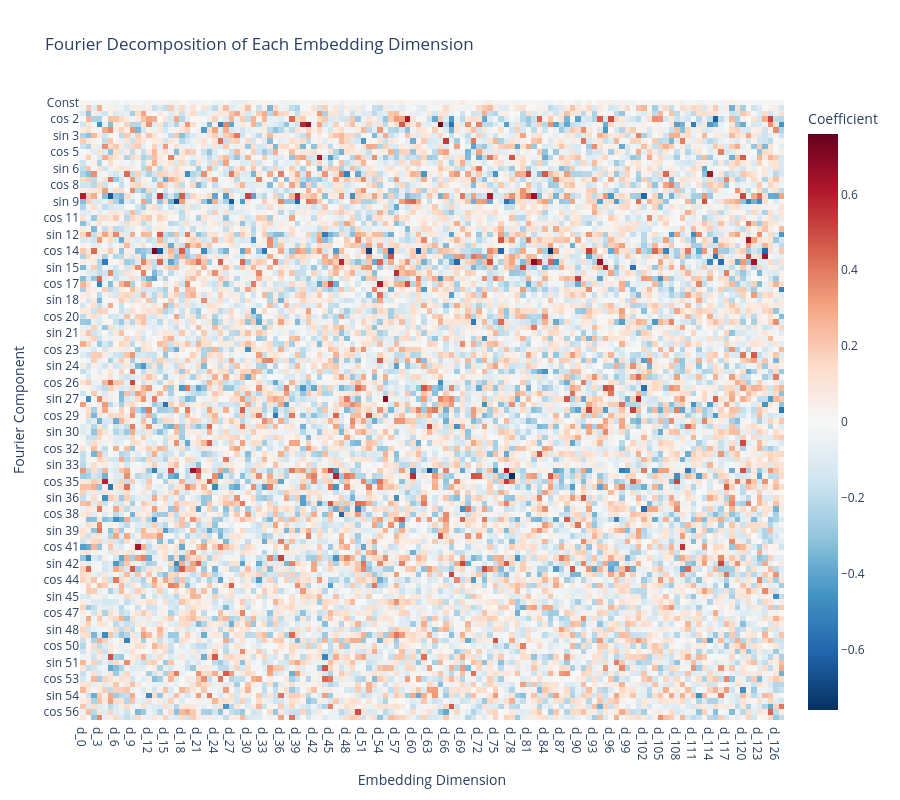

Notebook code for this chart:
### Markdown cell above
## Cell 13: Visualize Key Frequencies

The grokked model should show that specific frequencies dominate the embeddings.
These correspond to the structure of the modular arithmetic algorithm.

### Code cell
# Get key frequencies (those with norm above threshold)
threshold = fourier_norms.mean() + fourier_norms.std()
key_freqs = (fourier_norms > threshold).nonzero().squeeze(-1)

print(f"Key frequencies (norm > {threshold:.4f}):")
for idx in key_freqs:
    print(f"  {fourier_basis_names[idx]}: {fourier_norms[idx].item():.4f}")

# Create a heatmap of Fourier components per embedding dimension
fig = px.imshow(
    W_E_fourier.cpu().numpy(),
    x=[f"d_{i}" for i in range(W_E_fourier.shape[1])],
    y=fourier_basis_names,
    title="Fourier Decomposition of Each Embedding Dimension",
    labels={"x": "Embedding Dimension", "y": "Fourier Component", "color": "Coefficient"},
    aspect="auto",
    color_continuous_scale="RdBu_r",
    color_continuous_midpoint=0,
)
fig.update_layout(height=800)
fig.show()

### Figure 1 — Plotly figure (JSON) as saved in the notebook; plotly's stock layout.template omitted (floating-point values rounded to 4 significant figures; data arrays with more than 128 entries replaced by an {"elided": "..."} marker saying what was removed)
{"data": [{"coloraxis": "coloraxis", "hovertemplate": "Embedding Dimension: %{x}<br>Fourier Component: %{y}<br>Coefficient: %{z}<extra></extra>", "name": "0", "type": "heatmap", "x": ["d_0", "d_1", "d_2", "d_3", "d_4", "d_5", "d_6", "d_7", "d_8", "d_9", "d_10", "d_11", "d_12", "d_13", "d_14", "d_15", "d_16", "d_17", "d_18", "d_19", "d_20", "d_21", "d_22", "d_23", "d_24", "d_25", "d_26", "d_27", "d_28", "d_29", "d_30", "d_31", "d_32", "d_33", "d_34", "d_35", "d_36", "d_37", "d_38", "d_39", "d_40", "d_41", "d_42", "d_43", "d_44", "d_45", "d_46", "d_47", "d_48", "d_49", "d_50", "d_51", "d_52", "d_53", "d_54", "d_55", "d_56", "d_57", "d_58", "d_59", "d_60", "d_61", "d_62", "d_63", "d_64", "d_65", "d_66", "d_67", "d_68", "d_69", "d_70", "d_71", "d_72", "d_73", "d_74", "d_75", "d_76", "d_77", "d_78", "d_79", "d_80", "d_81", "d_82", "d_83", "d_84", "d_85", "d_86", "d_87", "d_88", "d_89", "d_90", "d_91", "d_92", "d_93", "d_94", "d_95", "d_96", "d_97", "d_98", "d_99", "d_100", "d_101", "d_102", "d_103", "d_104", "d_105", "d_106", "d_107", "d_108", "d_109", "d_110", "d_111", "d_112", "d_113", "d_114", "d_115", "d_116", "d_117", "d_118", "d_119", "d_120", "d_121", "d_122", "d_123", "d_124", "d_125", "d_126", "d_127"], "xaxis": "x", "y": ["Const", "cos 1", "sin 1", "cos 2", "sin 2", "cos 3", "sin 3", "cos 4", "sin 4", "cos 5", "sin 5", "cos 6", "sin 6", "cos 7", "sin 7", "cos 8", "sin 8", "cos 9", "sin 9", "cos 10", "sin 10", "cos 11", "sin 11", "cos 12", "sin 12", "cos 13", "sin 13", "cos 14", "sin 14", "cos 15", "sin 15", "cos 16", "sin 16", "cos 17", "sin 17", "cos 18", "sin 18", "cos 19", "sin 19", "cos 20", "sin 20", "cos 21", "sin 21", "cos 22", "sin 22", "cos 23", "sin 23", "cos 24", "sin 24", "cos 25", "sin 25", "cos 26", "sin 26", "cos 27", "sin 27", "cos 28", "sin 28", "cos 29", "sin 29", "cos 30", "sin 30", "cos 31", "sin 31", "cos 32", "sin 32", "cos 33", "sin 33", "cos 34", "sin 34", "cos 35", "sin 35", "cos 36", "sin 36", "cos 37", "sin 37", "cos 38", "sin 38", "cos 39", "sin 39", "cos 40", "sin 40", "cos 41", "sin 41", "cos 42", "sin 42", "cos 43", "sin 43", "cos 44", "sin 44", "cos 45", "sin 45", "cos 46", "sin 46", "cos 47", "sin 47", "cos 48", "sin 48", "cos 49", "sin 49", "cos 50", "sin 50", "cos 51", "sin 51", "cos 52", "sin 52", "cos 53", "sin 53", "cos 54", "sin 54", "cos 55", "sin 55", "cos 56", "sin 56"], "yaxis": "y", "z": {"elided": "113x128 float values"}}], "layout": {"coloraxis": {"cmid": 0, "colorbar": {"title": {"text": "Coefficient"}}, "colorscale": [[0, "rgb(5,48,97)"], [0.1, "rgb(33,102,172)"], [0.2, "rgb(67,147,195)"], [0.3, "rgb(146,197,222)"], [0.4, "rgb(209,229,240)"], [0.5, "rgb(247,247,247)"], [0.6, "rgb(253,219,199)"], [0.7, "rgb(244,165,130)"], [0.8, "rgb(214,96,77)"], [0.9, "rgb(178,24,43)"], [1, "rgb(103,0,31)"]]}, "height": 800, "title": {"text": "Fourier Decomposition of Each Embedding Dimension"}, "xaxis": {"anchor": "y", "domain": [0, 1], "title": {"text": "Embedding Dimension"}}, "yaxis": {"anchor": "x", "autorange": "reversed", "domain": [0, 1], "title": {"text": "Fourier Component"}}}}
